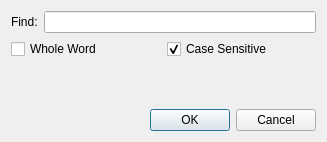
<?xml version="1.0" encoding="UTF-8"?>
<ui version="4.0">
 <class>FindDialog</class>
 <widget class="QDialog" name="FindDialog">
  <property name="geometry">
   <rect>
    <x>0</x>
    <y>0</y>
    <width>327</width>
    <height>142</height>
   </rect>
  </property>
  <property name="windowTitle">
   <string>Dialog</string>
  </property>
  <layout class="QVBoxLayout" name="verticalLayout">
   <item>
    <layout class="QHBoxLayout" name="horizontalLayout">
     <item>
      <widget class="QLabel" name="label">
       <property name="text">
        <string>Find:</string>
       </property>
      </widget>
     </item>
     <item>
      <widget class="QLineEdit" name="lineEdit"/>
     </item>
    </layout>
   </item>
   <item>
    <layout class="QHBoxLayout" name="horizontalLayout_2">
     <item>
      <widget class="QCheckBox" name="checkBoxWholeWord">
       <property name="text">
        <string>Whole Word</string>
       </property>
      </widget>
     </item>
     <item>
      <widget class="QCheckBox" name="checkBoxCaseSensitive">
       <property name="text">
        <string>Case Sensitive</string>
       </property>
       <property name="checked">
        <bool>true</bool>
       </property>
      </widget>
     </item>
    </layout>
   </item>
   <item>
    <spacer name="verticalSpacer">
     <property name="orientation">
      <enum>Qt::Orientation::Vertical</enum>
     </property>
     <property name="sizeHint" stdset="0">
      <size>
       <width>247</width>
       <height>30</height>
      </size>
     </property>
    </spacer>
   </item>
   <item>
    <widget class="QDialogButtonBox" name="buttonBox">
     <property name="orientation">
      <enum>Qt::Orientation::Horizontal</enum>
     </property>
     <property name="standardButtons">
      <set>QDialogButtonBox::StandardButton::Cancel|QDialogButtonBox::StandardButton::Ok</set>
     </property>
    </widget>
   </item>
  </layout>
 </widget>
 <resources/>
 <connections>
  <connection>
   <sender>buttonBox</sender>
   <signal>accepted()</signal>
   <receiver>FindDialog</receiver>
   <slot>accept()</slot>
   <hints>
    <hint type="sourcelabel">
     <x>248</x>
     <y>254</y>
    </hint>
    <hint type="destinationlabel">
     <x>157</x>
     <y>274</y>
    </hint>
   </hints>
  </connection>
  <connection>
   <sender>buttonBox</sender>
   <signal>rejected()</signal>
   <receiver>FindDialog</receiver>
   <slot>reject()</slot>
   <hints>
    <hint type="sourcelabel">
     <x>316</x>
     <y>260</y>
    </hint>
    <hint type="destinationlabel">
     <x>286</x>
     <y>274</y>
    </hint>
   </hints>
  </connection>
 </connections>
</ui>
